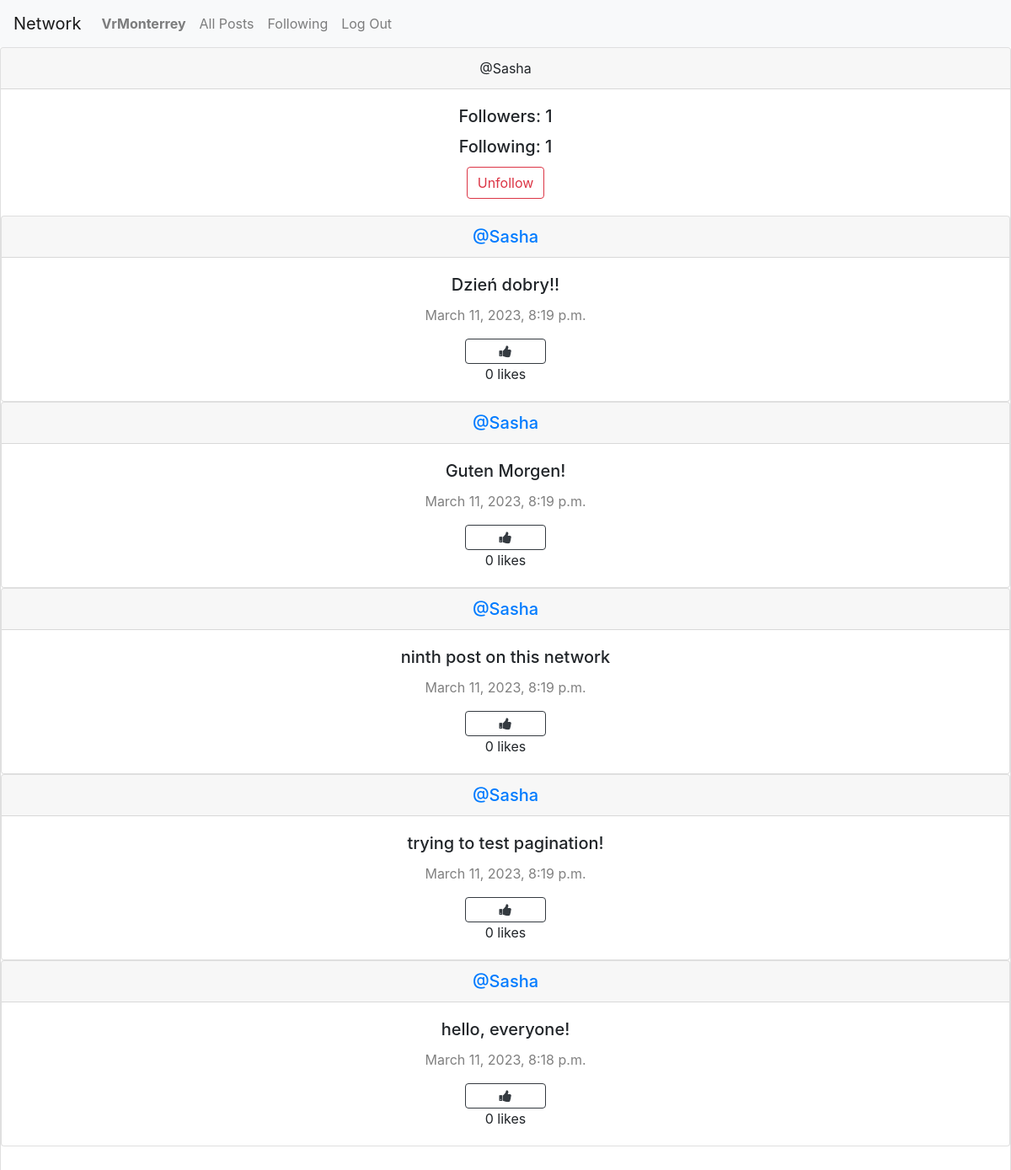
The page /profile/2 (signed in) on the database its author committed.
### network/models.py (models this page shows, shortened)
class User(AbstractUser):
    pass

class Post(models.Model):
    content = models.TextField(max_length=150)
    user = models.ForeignKey(User, on_delete=models.CASCADE, related_name="posts")
    date = models.DateTimeField(auto_now_add=True)

### network/views.py (the view)
# urls.py: path("profile/<int:user_id>", views.profile, name="profile")
def profile(request,user_id):
    user = User.objects.get(pk=user_id)
    all = Post.objects.filter(user=user).order_by("id").reverse()
    followers = Follow.objects.filter(user=user)
    following = Follow.objects.filter(follower=user)
    try:
        check = followers.filter(follower=User.objects.get(pk=request.user.id))
        if len(check) != 0:
            isFollowing = True
        else:
            isFollowing = False
    except:
        isFollowing = False
    likes = Like.objects.all()
    liked = []
    try:
        for like in likes:
            if like.user.id == request.user.id:
                liked.append(like.post.id)
    except:
        liked = []
    paginator = Paginator(all,10)
    pages = request.GET.get('page')
    items = paginator.get_page(pages)
    return render(request, "network/profile.html",{
        "items" : items,
        "following" : following,
        "followers" : followers,
        "isFollowing" : isFollowing,
        "user_profile" : user,
        "liked" : liked
    })

### network/templates/network/profile.html (shortened to what this page needs)
{% extends "network/layout.html" %}
{% block body %}
    <div class="card text-center">
        <div class="card-header">
            @{{ user_profile }}
        </div>
        <div class="card-body">
          <h5 class="card-title">Followers: {{ followers.count }}</h5>
          <h5 class="card-title">Following: {{ following.count }}</h5>
        {% if user.is_authenticated %}
                {% if user != user_profile %}
                    {% if isFollowing %}
                        <form action="{% url 'unfollow' %}" method="POST">
                            <input type="submit" class="btn btn-outline-danger" value="Unfollow" />
                        </form>
                    {% else %}
                        <form action="{% url 'follow' %}" method="POST">
                            {% csrf_token %}
                            <input type="hidden" name="followuser" value="{{ user_profile }}" />
                            <input type="submit" class="btn btn-danger" value="Follow" />
                        </form>
                    {% endif %}
            {% endif %}
        {% endif %}
        </div>
    <div class="allPosts">
        {% for post in items %}
        <div class="card">
            <h5 class="card-header"><a href="{% url 'profile' user_id=post.user.id %}">@{{ post.user }}</a></h5>
            <div class="card-body">
              <h5 class="card-title">{{ post.content }}</h5>
              <p style="color:gray" class="card-text">{{ post.date }}</p>
            {% if user != post.user %}
            {% if post.id in liked %}
            <button class="btn btn-danger fa fa-thumbs-up col-1" id="{{ post.id }}" onclick="likeHandler({{ post.id }}, {{ liked }})"></button>
            {% else %}
            <button class="btn btn-outline-dark fa fa-thumbs-up col-1" id="{{ post.id }}" onclick="likeHandler({{ post.id }}, {{ liked }})"></button>
            {% endif %}
            {% endif %}
            <div class="likes-count">
                <p id="num-likes-{{ post.id }}">{{ post.liked.count }}</p>
                <p>likes</p>
              </div>
            </div>
            </div>
        {% endfor %}
    </div>
    <nav aria-label="Page navigation example">
      </nav>
{% endblock %}

### network/templates/network/layout.html (shortened to what this page needs)
{% load static %}
<!DOCTYPE html>
<html lang="en">
    <head>
        <link rel="stylesheet" href="https://stackpath.bootstrapcdn.com/bootstrap/4.4.1/css/bootstrap.min.css">
        <link rel="stylesheet" href="https://cdnjs.cloudflare.com/ajax/libs/font-awesome/4.7.0/css/font-awesome.min.css">
        <link href="{% static 'network/styles.css' %}" rel="stylesheet">
    </head>
    <body>
        <nav class="navbar navbar-expand-lg navbar-light bg-light">
            <a class="navbar-brand" href="{% url 'index' %}">Network</a>
            <div>
              <ul class="navbar-nav mr-auto">
                {% if user.is_authenticated %}
                    <li class="nav-item">
                        <a class="nav-link" href="{% url 'profile' user_id=user.id %}"><strong>{{ user.username }}</strong></a>
                    </li>
                {% endif %}
                <li class="nav-item">
                  <a class="nav-link" href="{% url 'index' %}">All Posts</a>
                </li>
                {% if user.is_authenticated %}
                    <li class="nav-item">
                        <a class="nav-link" href="{% url 'following' %}">Following</a>
                    </li>
                    <li class="nav-item">
                        <a class="nav-link" href="{% url 'logout' %}">Log Out</a>
                    </li>
                {% endif %}
              </ul>
            </div>
          </nav>
        <div class="body">
            {% block body %}
            {% endblock %}
        </div>
    </body>
</html>

### network/static/network/styles.css (style rules this page uses)
.likes-count p { display: inline; }
.likes-count p:not(:last-child)::after { content: ' '; }

### rows shown on the page
User: username "VrMonterrey"
User: username "Sasha"
Post: user "Sasha", content "Dzień dobry!!", date "March 11, 2023, 8:19 p.m.", liked.count "0"
Post: user "Sasha", content "Guten Morgen!", date "March 11, 2023, 8:19 p.m.", liked.count "0"
Post: user "Sasha", content "ninth post on this network", date "March 11, 2023, 8:19 p.m.", liked.count "0"
Post: user "Sasha", content "trying to test pagination!", date "March 11, 2023, 8:19 p.m.", liked.count "0"
Post: user "Sasha", content "hello, everyone!", date "March 11, 2023, 8:18 p.m.", liked.count "0"

### other values the page prints
{{ followers.count }} "1"
{{ following.count }} "1"
